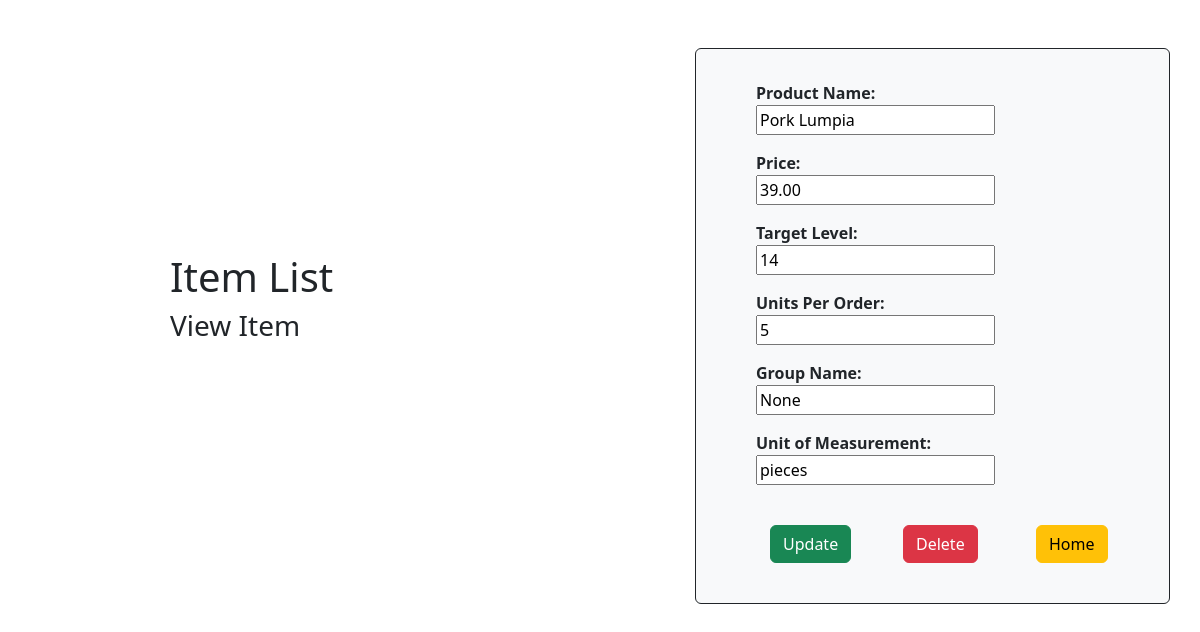
The app's page /view_product/1/ with its own data.
### lumpiasys/models.py (models this page shows, shortened)
class Product(models.Model):
    name = models.CharField(max_length=30)
    price = models.DecimalField(max_digits=10, decimal_places=2)
    target_level = models.IntegerField()
    units_per_order = models.IntegerField()
    group_name = models.CharField(max_length=20, blank=True, null=True)
    unit_of_measurement = models.CharField(max_length=20)
    objects = models.Manager()

### lumpiasys/views.py (the view)
# urls.py: path('view_product/<int:pk>/', views.view_product, name='view_product'),
def view_product(request, pk):
    p = get_object_or_404(Product, pk=pk)
    return render(request, 'view_product.html', {'p':p})

### lumpiasys/templates/view_product.html (shortened to what this page needs)
{% load static %}
<!DOCTYPE html>
<html>
    <head>
        <link rel="stylesheet" type="text/css" href="{% static '/bootstrap-5.3.0-alpha1-dist/css/bootstrap.css' %}">
    </head>
    <body>
        <div class="container">
            <div class = "row">
                <div class="col my-auto" style="padding-left: 140px">
                    <h1>Item List</h1>
                    <h3>View Item</h1>
                </div>
                <div class="col-5 p-4 border border-dark rounded mt-5 bg-light">
                    <form method="POST" action="{% url 'view_product' p.pk %}" style="padding-left: 28px"> {% csrf_token %}
                        <div class = "p-2">
                            <label style="padding-right: 108px"><b>Product Name:</b></label>
                            <input type="text" name="name" value="{{p.name}}" readonly>
                        </div>
                        <div class = "p-2">
                            <label style="padding-right: 180px"><b>Price:</b></label>
                            <input type="text" name="price" value="{{p.price}}" readonly>
                        </div>
                        <div class = "p-2">
                            <label style="padding-right: 126px"><b>Target Level:</b></label>
                            <input type="text" name="target_level" value="{{p.target_level}}" readonly>
                        </div>
                        <div class = "p-2">
                            <label style="padding-right: 100px"><b>Units Per Order:</b></label>
                            <input type="text" name="units_per_order" value="{{p.units_per_order}}" readonly>
                        </div>
                        <div class = "p-2">
                            <label style="padding-right: 120px"><b>Group Name:</b></label>
                            <input type="text" name="group_name" value="{{p.group_name}}" readonly>
                        </div>
                        <div class = "p-2">
                            <label style="padding-right: 56px"><b>Unit of Measurement:</b></label>
                            <input type="text" name="unit_of_measurement" value="{{p.unit_of_measurement}}" readonly>
                        </div>
                        <p class = "p-2">
                            <div class="row" style="padding-left: 22px">
                                <div class="col">
                                    <a href="{% url 'update_product' pk=p.pk %}" class="btn btn-success">Update</a>
                                </div>
                                <div class="col">
                                    <a href="{% url 'delete_product' pk=p.pk %}" class="btn btn-danger">Delete</a>
                                </div>
                                <div class="col">
                                    <a href="{% url 'home' %}" class="btn btn-warning">Home</a>
                                </div>
                            </div>
                        </p>
                    </form>
                </div>
        </div>
    </body>
</html>

### records on screen
Product: name "Pork Lumpia", price "39.00", target_level "14", units_per_order "5", group_name "None", unit_of_measurement "pieces"
